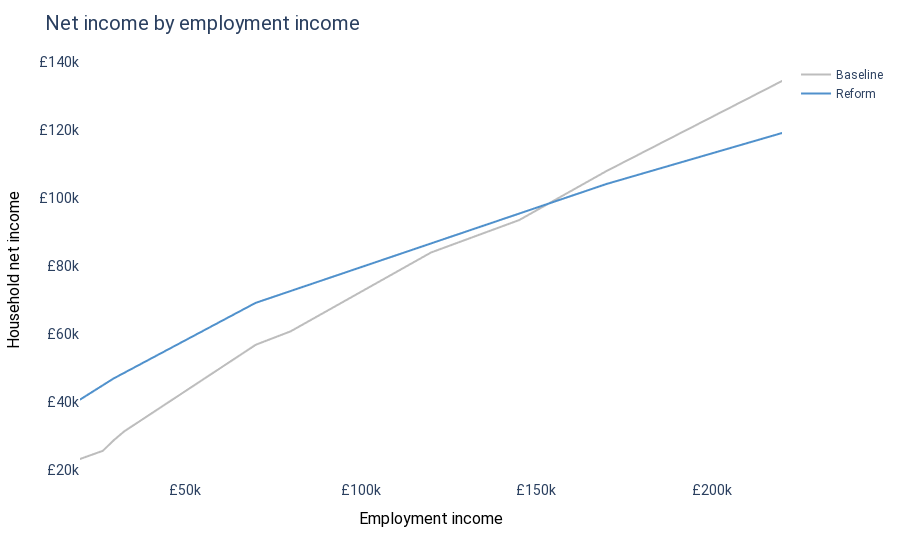

Notebook code cell kept with this figure:
### Markdown cell above
They'd continue to be better off until their income exceeds about £153k.

### Code cell
go.Figure(household_result["budget_chart"])

### Figure 1 — Plotly figure (JSON) as saved in the notebook; plotly's stock layout.template omitted (floating-point values rounded to 4 significant figures; data arrays with more than 128 entries replaced by an {"elided": "..."} marker saying what was removed)
{"data": [{"customdata": {"elided": "2001x1 str values"}, "hovertemplate": "%{customdata[0]}<extra></extra>", "legendgroup": "Baseline", "line": {"color": "#BDBDBD", "dash": "solid"}, "marker": {"symbol": "circle"}, "mode": "lines", "name": "Baseline", "showlegend": true, "type": "scattergl", "x": {"elided": "2001 int values"}, "xaxis": "x", "y": {"elided": "2001 int values"}, "yaxis": "y"}, {"customdata": {"elided": "2001x1 str values"}, "hovertemplate": "%{customdata[0]}<extra></extra>", "legendgroup": "Reform", "line": {"color": "#5091cc", "dash": "solid"}, "marker": {"symbol": "circle"}, "mode": "lines", "name": "Reform", "showlegend": true, "type": "scattergl", "x": {"elided": "2001 int values"}, "xaxis": "x", "y": {"elided": "2001 int values"}, "yaxis": "y"}], "layout": {"font": {"family": "Roboto"}, "hoverlabel": {"align": "right"}, "legend": {"tracegroupgap": 0}, "margin": {"t": 60}, "paper_bgcolor": "white", "plot_bgcolor": "white", "title": {"font": {"size": 20}, "text": "Net income by employment income"}, "xaxis": {"anchor": "y", "domain": [0, 1], "tickfont": {"size": 14}, "tickprefix": "£", "title": {"font": {"color": "black", "size": 16}, "text": "Employment income"}}, "yaxis": {"anchor": "x", "domain": [0, 1], "tickfont": {"size": 14}, "tickprefix": "£", "title": {"font": {"color": "black", "size": 16}, "text": "Household net income"}}}}
